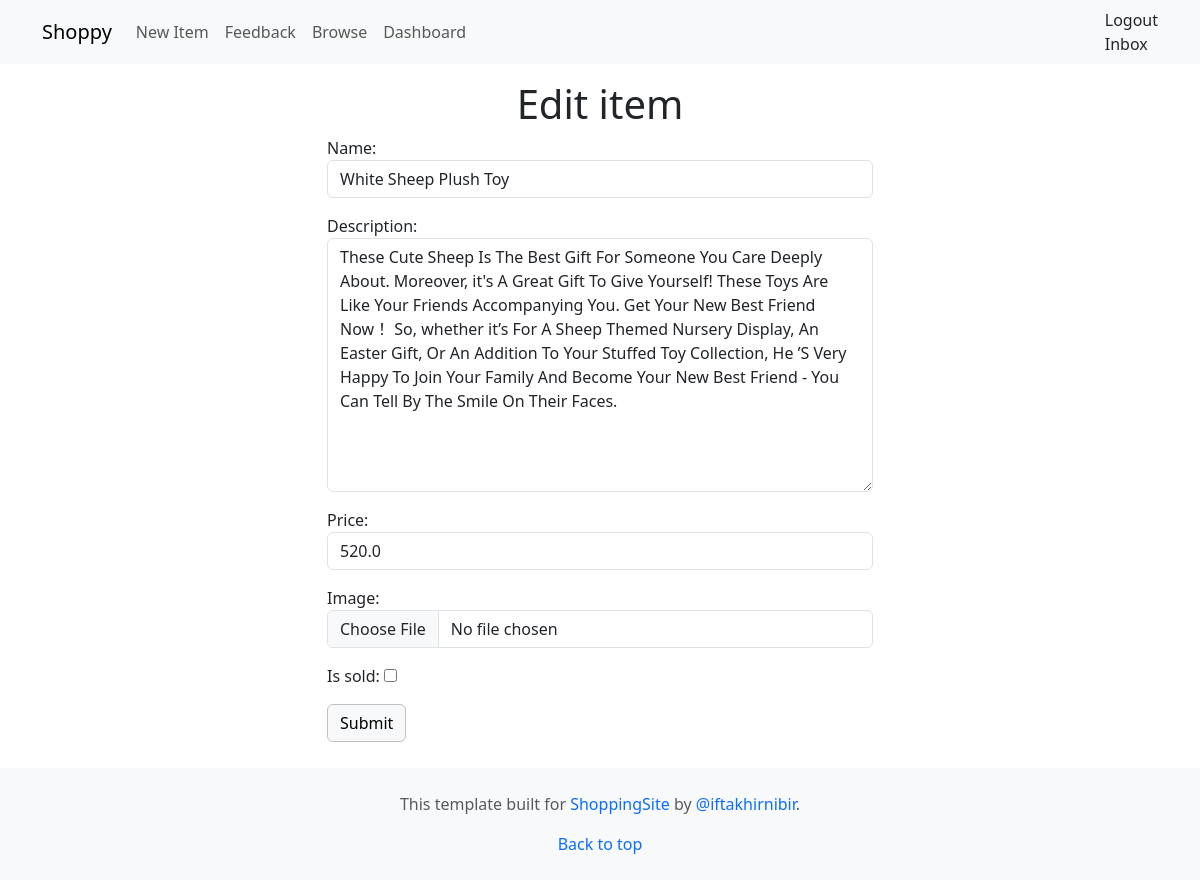
The page /items/1/edit (signed in) on the database its author committed.
### item/models.py (models this page shows, shortened)
class Item(models.Model):
    category = models.ForeignKey(Category, related_name='items', on_delete=models.CASCADE) #It's a foreign key field, which means it will establish a link between Item and Category models. An item will be associated with a category."related_name='items'":It means that we can access all items associated with a category using category.items.all(). 'on_delete=models.CASCADE': which means that when a Category is deleted, all associated Item records will also be deleted.
    name = models.CharField(max_length=255)
    description = models.TextField(blank=True, null=True)
    price = models.FloatField()
    image = models.ImageField(upload_to='item_images', blank=True, null=True) #Django will created the uploaded folder for us if it doesn't exist. In case the user doesn't want to provide an image so black = True and null = True
    is_sold = models.BooleanField(default=False)
    created_by = models.ForeignKey(User, related_name='items', on_delete=models.CASCADE)
    created_at = models.DateTimeField(auto_now_add=True)

### item/views.py (the view)
# urls.py: path('<int:pk>/edit', edit, name="edit"),
@login_required
def edit(request, pk):
    item = get_object_or_404(Item, pk=pk, created_by=request.user)
    if request.method == 'POST':
        form = EditItemForm(request.POST, request.FILES, instance=item)
        if form.is_valid():
            form.save()
            return redirect('item:detail', pk=item.id)
    else:
        form = EditItemForm(instance=item)
    return render(request, 'form.html', {
        'form': form,
        'title': 'Edit item',
    })

### item/forms.py
class EditItemForm(forms.ModelForm):
    class Meta:
        model = Item
        fields = ('name', 'description', 'price', 'image','is_sold')
        widgets = {
            'name': forms.TextInput(attrs={
                'class': 'form-control'
            }),
            'description': forms.Textarea(attrs={
                'class': 'form-control'
            }),
            'price': forms.TextInput(attrs={
                'class': 'form-control'
            }),
            'image': forms.FileInput(attrs={
                'class': 'form-control'
            })
        }

### item/templates/form.html (shortened to what this page needs)
{% extends 'base.html' %}
{% block content %}
  <div class="row justify-content-center align-items-center">
    <div class="col-md-6 my-3">
<h1 style="text-align: center;">{{title}}</h1>
<div style="margin-bottom: 10px;">
<form method="post" enctype="multipart/form-data">
    <div class="mb-3">
        {{ form.as_p }}
      </div>
    <button style="border: 1px solid #C0C0C0;"  type="submit" class="btn btn-light">Submit <sub></sub></button>
  </form>
</div>
</div>
</div>
{% endblock %}

### rows shown on the page
Item: name "White Sheep Plush Toy", description "These Cute Sheep Is The Best Gift For Someone You Care Deeply About. Moreover, it's A Great Gift To Give Yourself! These Toys Are Like Your Friends Accompanying You. Get Your New Best Friend Now！ So, whether it’s For A Sheep Themed Nursery Display, An Easter Gift, Or An Addition To Your Stuffed Toy Collection, He ’S Very Happy To Join Your Family And Become Your New Best Friend - You Can Tell By The Smile On Their Faces.", price "520.0"

### other values the page prints
{{ title }} "Edit item"
